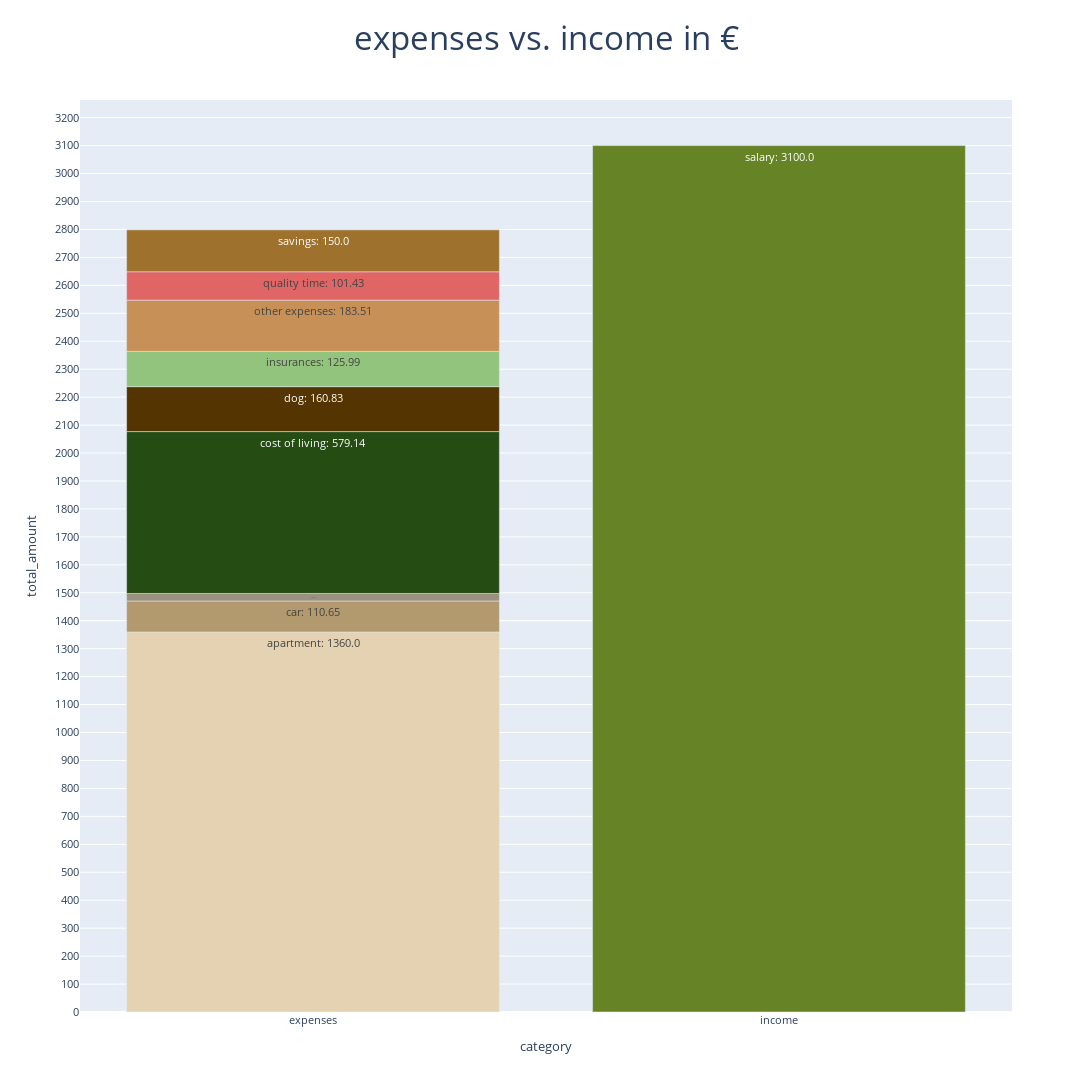

Notebook source saved alongside this figure:
### Markdown cell above
## bar chart

### Code cell
# create and modify bar chart - all transactions
fig_bar = px.bar(finances_grouped, x="category", y="total_amount", title="expenses vs. income in €", height=1300, width=1500, text='label', color='color', color_discrete_map=colorMapSubset3)

fig_bar.update_traces(textposition='inside')
fig_bar.update_layout(font=dict(size=11),
                      showlegend=False,
                      title_x=0.5,
                      title_font_size=33,
                      yaxis=dict(tickmode='linear', tick0=0, dtick=100))

# temp save bar chart
filepath_bar = Path('results/temp/expenses_vs_income_barplot.pdf')
filepath_bar.parent.mkdir(parents=True, exist_ok=True)
fig_bar.write_image(filepath_bar)

# show bar chart
fig_bar.show()

### Figure 1 — Plotly figure (JSON) as saved in the notebook; plotly's stock layout.template omitted (floating-point values rounded to 4 significant figures)
{"data": [{"alignmentgroup": "True", "hovertemplate": "color=#e5d2b3<br>category=%{x}<br>total_amount=%{y}<br>label=%{text}<extra></extra>", "legendgroup": "#e5d2b3", "marker": {"color": "#e5d2b3", "pattern": {"shape": ""}}, "name": "#e5d2b3", "offsetgroup": "#e5d2b3", "orientation": "v", "showlegend": true, "text": ["apartment: 1360.0"], "textposition": "inside", "type": "bar", "x": ["expenses"], "xaxis": "x", "y": [1360], "yaxis": "y"}, {"alignmentgroup": "True", "hovertemplate": "color=#b2996e<br>category=%{x}<br>total_amount=%{y}<br>label=%{text}<extra></extra>", "legendgroup": "#b2996e", "marker": {"color": "#b2996e", "pattern": {"shape": ""}}, "name": "#b2996e", "offsetgroup": "#b2996e", "orientation": "v", "showlegend": true, "text": ["car: 110.65"], "textposition": "inside", "type": "bar", "x": ["expenses"], "xaxis": "x", "y": [110.7], "yaxis": "y"}, {"alignmentgroup": "True", "hovertemplate": "color=#9c917f<br>category=%{x}<br>total_amount=%{y}<br>label=%{text}<extra></extra>", "legendgroup": "#9c917f", "marker": {"color": "#9c917f", "pattern": {"shape": ""}}, "name": "#9c917f", "offsetgroup": "#9c917f", "orientation": "v", "showlegend": true, "text": ["contracts: 26.98"], "textposition": "inside", "type": "bar", "x": ["expenses"], "xaxis": "x", "y": [26.98], "yaxis": "y"}, {"alignmentgroup": "True", "hovertemplate": "color=#244c13<br>category=%{x}<br>total_amount=%{y}<br>label=%{text}<extra></extra>", "legendgroup": "#244c13", "marker": {"color": "#244c13", "pattern": {"shape": ""}}, "name": "#244c13", "offsetgroup": "#244c13", "orientation": "v", "showlegend": true, "text": ["cost of living: 579.14"], "textposition": "inside", "type": "bar", "x": ["expenses"], "xaxis": "x", "y": [579.1], "yaxis": "y"}, {"alignmentgroup": "True", "hovertemplate": "color=#543400<br>category=%{x}<br>total_amount=%{y}<br>label=%{text}<extra></extra>", "legendgroup": "#543400", "marker": {"color": "#543400", "pattern": {"shape": ""}}, "name": "#543400", "offsetgroup": "#543400", "orientation": "v", "showlegend": true, "text": ["dog: 160.83"], "textposition": "inside", "type": "bar", "x": ["expenses"], "xaxis": "x", "y": [160.8], "yaxis": "y"}, {"alignmentgroup": "True", "hovertemplate": "color=#93c47d<br>category=%{x}<br>total_amount=%{y}<br>label=%{text}<extra></extra>", "legendgroup": "#93c47d", "marker": {"color": "#93c47d", "pattern": {"shape": ""}}, "name": "#93c47d", "offsetgroup": "#93c47d", "orientation": "v", "showlegend": true, "text": ["insurances: 125.99"], "textposition": "inside", "type": "bar", "x": ["expenses"], "xaxis": "x", "y": [126.0], "yaxis": "y"}, {"alignmentgroup": "True", "hovertemplate": "color=#c79057<br>category=%{x}<br>total_amount=%{y}<br>label=%{text}<extra></extra>", "legendgroup": "#c79057", "marker": {"color": "#c79057", "pattern": {"shape": ""}}, "name": "#c79057", "offsetgroup": "#c79057", "orientation": "v", "showlegend": true, "text": ["other expenses: 183.51"], "textposition": "inside", "type": "bar", "x": ["expenses"], "xaxis": "x", "y": [183.5], "yaxis": "y"}, {"alignmentgroup": "True", "hovertemplate": "color=#e06666<br>category=%{x}<br>total_amount=%{y}<br>label=%{text}<extra></extra>", "legendgroup": "#e06666", "marker": {"color": "#e06666", "pattern": {"shape": ""}}, "name": "#e06666", "offsetgroup": "#e06666", "orientation": "v", "showlegend": true, "text": ["quality time: 101.43"], "textposition": "inside", "type": "bar", "x": ["expenses"], "xaxis": "x", "y": [101.4], "yaxis": "y"}, {"alignmentgroup": "True", "hovertemplate": "color=#9e722d<br>category=%{x}<br>total_amount=%{y}<br>label=%{text}<extra></extra>", "legendgroup": "#9e722d", "marker": {"color": "#9e722d", "pattern": {"shape": ""}}, "name": "#9e722d", "offsetgroup": "#9e722d", "orientation": "v", "showlegend": true, "text": ["savings: 150.0"], "textposition": "inside", "type": "bar", "x": ["expenses"], "xaxis": "x", "y": [150], "yaxis": "y"}, {"alignmentgroup": "True", "hovertemplate": "color=#668326<br>category=%{x}<br>total_amount=%{y}<br>label=%{text}<extra></extra>", "legendgroup": "#668326", "marker": {"color": "#668326", "pattern": {"shape": ""}}, "name": "#668326", "offsetgroup": "#668326", "orientation": "v", "showlegend": true, "text": ["salary: 3100.0"], "textposition": "inside", "type": "bar", "x": ["income"], "xaxis": "x", "y": [3100], "yaxis": "y"}], "layout": {"barmode": "relative", "font": {"size": 11}, "height": 1300, "legend": {"title": {"text": "color"}, "tracegroupgap": 0}, "showlegend": false, "title": {"font": {"size": 33}, "text": "expenses vs. income in €", "x": 0.5}, "width": 1500, "xaxis": {"anchor": "y", "domain": [0, 1], "title": {"text": "category"}}, "yaxis": {"anchor": "x", "domain": [0, 1], "dtick": 100, "tick0": 0, "tickmode": "linear", "title": {"text": "total_amount"}}}}
